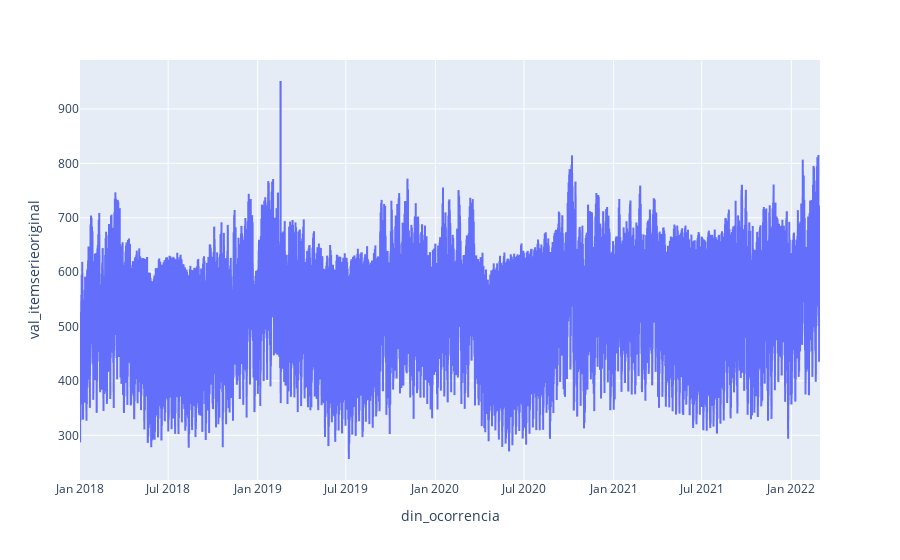

The cell this chart's notebook holds for it:
### Code cell
import plotly.express as px

fig = px.line(df, x='din_ocorrencia', y="val_itemserieoriginal")
fig

### Figure 1 — Plotly figure (JSON) as saved in the notebook; plotly's stock layout.template omitted (floating-point values rounded to 4 significant figures; data arrays with more than 128 entries replaced by an {"elided": "..."} marker saying what was removed)
{"data": [{"hovertemplate": "din_ocorrencia=%{x}<br>val_itemserieoriginal=%{y}<extra></extra>", "legendgroup": "", "line": {"color": "#636efa", "dash": "solid"}, "marker": {"symbol": "circle"}, "mode": "lines", "name": "", "showlegend": false, "type": "scattergl", "x": {"elided": "36480 str values"}, "xaxis": "x", "y": {"elided": "36480 float values"}, "yaxis": "y"}], "layout": {"legend": {"tracegroupgap": 0}, "margin": {"t": 60}, "xaxis": {"anchor": "y", "domain": [0, 1], "title": {"text": "din_ocorrencia"}}, "yaxis": {"anchor": "x", "domain": [0, 1], "title": {"text": "val_itemserieoriginal"}}}}
